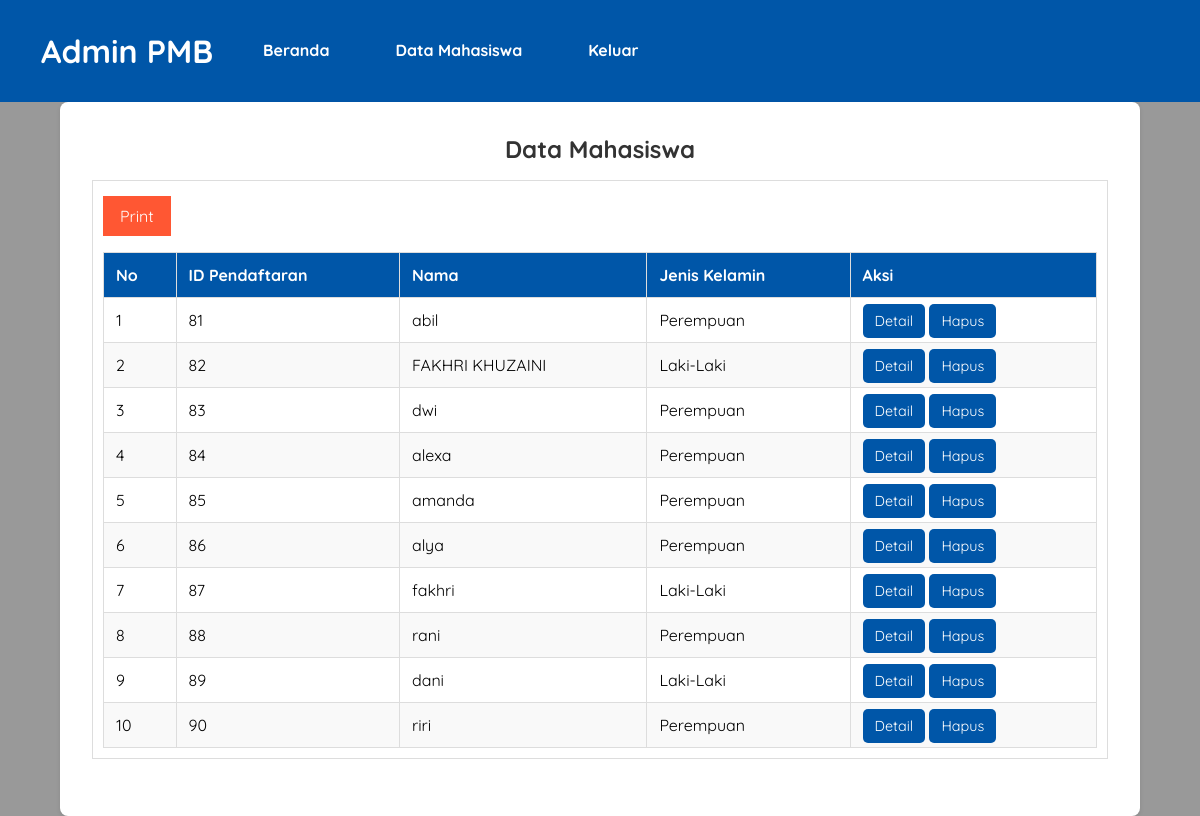
The page /datapeserta.php on the database its author committed.
### tables this page shows
CREATE TABLE `tbl_pendaftaran` (
  `id_pendaftaran` int(11) NOT NULL,
  `tgl_daftar` date NOT NULL,
  `th_ajaran` varchar(9) NOT NULL,
  `jurusan` varchar(50) NOT NULL,
  `nm_peserta` varchar(50) NOT NULL,
  `tempat_lahir` varchar(50) NOT NULL,
  `tgl_lahir` date NOT NULL,
  `jenis_kelamin` enum('Laki-Laki','Perempuan') NOT NULL,
  `agama` varchar(15) NOT NULL,
  `almt_peserta` text NOT NULL,
  `email` varchar(50) NOT NULL,
  `no_hp` varchar(20) NOT NULL,
  `pas_foto` varchar(255) DEFAULT NULL,
  `ktp` varchar(255) NOT NULL,
  `kk` varchar(255) NOT NULL,
  `ijazah` varchar(255) NOT NULL,
  `skl` varchar(255) NOT NULL
);

### datapeserta.php (the view, shortened to what this page needs)
<?php
    include 'koneksi.php';
?>
<!DOCTYPE html>
<html lang="en">
<head>
    <link rel="stylesheet" type="text/css" href="css/style.css">
</head>
<body>
    <header>
        <h1><a href="beranda.php">Admin PMB</a></h1>
        <ul>
            <li><a href="beranda.php">Beranda</a></li>
            <li><a href="datapeserta.php">Data Mahasiswa</a></li>
            <li><a href="keluar.php">Keluar</a></li>
        </ul>
    </header>
    <section class="content">
        <h2>Data Mahasiswa</h2>
        <div class="box">
            <a href="cetakpeserta.php" target="_blank" class="btn-cetak">Print</a>
            <table class="table">
                <thead>
                    <tr>
                        <th>No</th>
                        <th>ID Pendaftaran</th>
                        <th>Nama</th>
                        <th>Jenis Kelamin</th>
                        <th>Aksi</th>
                    </tr>
                </thead>
                <tbody>
                    <?php
                    $no = 1;
                    $peserta = mysqli_query($conn, "SELECT * FROM tbl_pendaftaran");
                    while ($row = mysqli_fetch_assoc($peserta)) {
                        echo "<tr>";
                        echo "<td>" . $no++ . "</td>";
                        echo "<td>" . htmlspecialchars($row['id_pendaftaran'], ENT_QUOTES, 'UTF-8') . "</td>";
                        echo "<td>" . htmlspecialchars($row['nm_peserta'], ENT_QUOTES, 'UTF-8') . "</td>";
                        echo "<td>" . htmlspecialchars($row['jenis_kelamin'], ENT_QUOTES, 'UTF-8') . "</td>";
                        echo "<td><a href='detailpeserta.php?id=" . $row['id_pendaftaran'] . "' class='action-btn'>Detail</a> ";
                        echo "<a href='hapuspeserta.php?id=" . $row['id_pendaftaran'] . "' class='action-btn' onclick='return confirm(\"Apakah Anda yakin ingin menghapus data ini?\");'>Hapus</a></td>";
                        echo "</tr>";
                    }
                    ?>
                </tbody>
            </table>
        </div>
    </section>
</body>
</html>

### css/style.css (style rules this page uses)
* { margin:0; padding:0; font-family: 'Quicksand', sans-serif; }
body { background-color: #f8f8f8; }
.box { background-color: #fff; border:1px solid #ddd; padding:10px; box-sizing: border-box; margin:5px 0 25px; }
.btn-cetak { display: inline-block; padding:10px 17px; color: #fff; background-color: #FF5733; margin-top: 5px; }
header { background-color: #fff; }
header::after { content:''; display: block; clear: both; }
header h1 { padding:15px 25px; display: inline-block; float: left; }
header ul { float: left; }
header ul li { padding:24px 25px; display: inline-block; }
a { text-decoration: none; }
.content { width:90%; padding:10px; box-sizing: border-box; margin:50px auto; }
.table { width:100%; border-collapse: collapse; border:1px solid; }

### datapeserta.php (style rules this page uses)
body { font-family: 'Quicksand', sans-serif; margin: 0; padding: 0; background-color: #999; }
header { background-color: #0056a8; color: white; padding: 1rem; text-align: center; }
header h1 a { text-decoration: none; color: white; }
header ul { list-style: none; padding: 0; margin: 0; display: flex; justify-content: center; gap: 1rem; }
header ul li a { color: white; text-decoration: none; font-weight: bold; }
.content { padding: 2rem; max-width: 1200px; margin: auto; background-color: white; border-radius: 8px; box-shadow: 0 2px 4px rgba(0, 0, 0, 0.1); }
h2 { text-align: center; margin-bottom: 1rem; color: #333; }
.table { width: 100%; border-collapse: collapse; margin-top: 1rem; }
.table thead tr { background-color: #0056a8; color: white; }
.table th, .table td { padding: 0.75rem; text-align: left; border: 1px solid #ddd; }
.table tbody tr:nth-child(even) { background-color: #f9f9f9; }
.action-btn { text-decoration: none; color: white; background-color: #0056a8; padding: 0.5rem 0.75rem; border-radius: 5px; font-size: 0.9rem; }

### rows shown on the page
tbl_pendaftaran: id_pendaftaran "81", nm_peserta "abil", jenis_kelamin "Perempuan"
tbl_pendaftaran: id_pendaftaran "82", nm_peserta "FAKHRI KHUZAINI", jenis_kelamin "Laki-Laki"
tbl_pendaftaran: id_pendaftaran "83", nm_peserta "dwi", jenis_kelamin "Perempuan"
tbl_pendaftaran: id_pendaftaran "84", nm_peserta "alexa", jenis_kelamin "Perempuan"
tbl_pendaftaran: id_pendaftaran "85", nm_peserta "amanda", jenis_kelamin "Perempuan"
tbl_pendaftaran: id_pendaftaran "86", nm_peserta "alya", jenis_kelamin "Perempuan"
tbl_pendaftaran: id_pendaftaran "87", nm_peserta "fakhri", jenis_kelamin "Laki-Laki"
tbl_pendaftaran: id_pendaftaran "88", nm_peserta "rani", jenis_kelamin "Perempuan"
tbl_pendaftaran: id_pendaftaran "89", nm_peserta "dani", jenis_kelamin "Laki-Laki"
tbl_pendaftaran: id_pendaftaran "90", nm_peserta "riri", jenis_kelamin "Perempuan"
